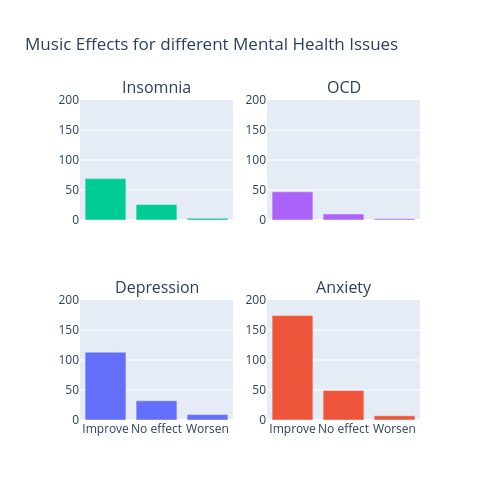

Notebook source saved alongside this figure:
### Code cell
import plotly.graph_objects as go
from plotly.subplots import make_subplots

fig = make_subplots(rows=2, cols=2, start_cell="bottom-left", shared_xaxes=True, 
                    subplot_titles=['Depression', 'Anxiety','Insomnia',  'OCD'])

filtered_df = data[(data['Depression'] > 7)]
# Count the occurrences of each level of improvement for the filtered data
improvement_counts = filtered_df['Music effects'].value_counts()

# Create a bar chart
fig.add_trace(go.Bar(x=improvement_counts.index,y=improvement_counts.values), 
              row=1, col=1)

filtered_df = data[(data['Anxiety'] > 7)]
# Count the occurrences of each level of improvement for the filtered data
improvement_counts = filtered_df['Music effects'].value_counts()
fig.add_trace(go.Bar( x=improvement_counts.index,y=improvement_counts.values),  
              row=1, col=2)

filtered_df = data[(data['Insomnia'] > 7)]
# Count the occurrences of each level of improvement for the filtered data
improvement_counts = filtered_df['Music effects'].value_counts()
fig.add_trace(go.Bar( x=improvement_counts.index,y=improvement_counts.values), 
              row=2, col=1)

filtered_df = data[(data['OCD'] > 7)]
# Count the occurrences of each level of improvement for the filtered data
improvement_counts = filtered_df['Music effects'].value_counts()
fig.add_trace(go.Bar( x=improvement_counts.index,y=improvement_counts.values),  
              row=2, col=2)
fig.update_traces(showlegend=False)
fig.update_layout(height=500, width=500,
                  title_text="Music Effects for different Mental Health Issues")
# Update y-axis range for both rows
for row in [1, 2]:
    for col in [1, 2]:
        fig.update_yaxes(range=[0, 200], row=row, col=col)
fig.show()

### Figure 1 — Plotly figure (JSON) as saved in the notebook; plotly's stock layout.template omitted (floating-point values rounded to 4 significant figures)
{"data": [{"showlegend": false, "type": "bar", "x": ["Improve", "No effect", "Worsen"], "xaxis": "x", "y": [113, 32, 9], "yaxis": "y"}, {"showlegend": false, "type": "bar", "x": ["Improve", "No effect", "Worsen"], "xaxis": "x2", "y": [174, 49, 7], "yaxis": "y2"}, {"showlegend": false, "type": "bar", "x": ["Improve", "No effect", "Worsen"], "xaxis": "x3", "y": [69, 26, 3], "yaxis": "y3"}, {"showlegend": false, "type": "bar", "x": ["Improve", "No effect", "Worsen"], "xaxis": "x4", "y": [47, 10, 2], "yaxis": "y4"}], "layout": {"annotations": [{"font": {"size": 16}, "showarrow": false, "text": "Depression", "x": 0.225, "xanchor": "center", "xref": "paper", "y": 0.375, "yanchor": "bottom", "yref": "paper"}, {"font": {"size": 16}, "showarrow": false, "text": "Anxiety", "x": 0.775, "xanchor": "center", "xref": "paper", "y": 0.375, "yanchor": "bottom", "yref": "paper"}, {"font": {"size": 16}, "showarrow": false, "text": "Insomnia", "x": 0.225, "xanchor": "center", "xref": "paper", "y": 1, "yanchor": "bottom", "yref": "paper"}, {"font": {"size": 16}, "showarrow": false, "text": "OCD", "x": 0.775, "xanchor": "center", "xref": "paper", "y": 1, "yanchor": "bottom", "yref": "paper"}], "height": 500, "title": {"text": "Music Effects for different Mental Health Issues"}, "width": 500, "xaxis": {"anchor": "y", "autorange": true, "domain": [0, 0.45], "range": [-0.5, 2.5], "type": "category"}, "xaxis2": {"anchor": "y2", "autorange": true, "domain": [0.55, 1], "range": [-0.5, 2.5], "type": "category"}, "xaxis3": {"anchor": "y3", "autorange": true, "domain": [0, 0.45], "matches": "x", "range": [-0.5, 2.5], "showticklabels": false, "type": "category"}, "xaxis4": {"anchor": "y4", "autorange": true, "domain": [0.55, 1], "matches": "x2", "range": [-0.5, 2.5], "showticklabels": false, "type": "category"}, "yaxis": {"anchor": "x", "domain": [0, 0.375], "range": [0, 200], "type": "linear"}, "yaxis2": {"anchor": "x2", "domain": [0, 0.375], "range": [0, 200], "type": "linear"}, "yaxis3": {"anchor": "x3", "domain": [0.625, 1], "range": [0, 200], "type": "linear"}, "yaxis4": {"anchor": "x4", "domain": [0.625, 1], "range": [0, 200], "type": "linear"}}}
